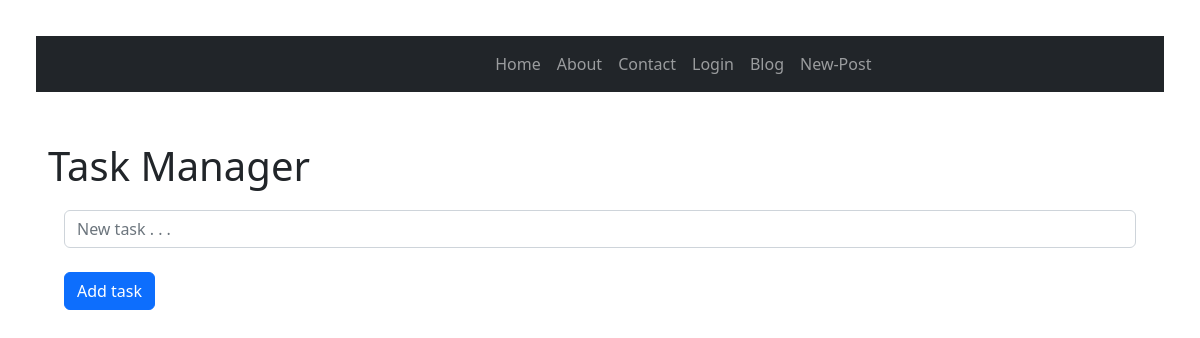
The app's page /, older data.
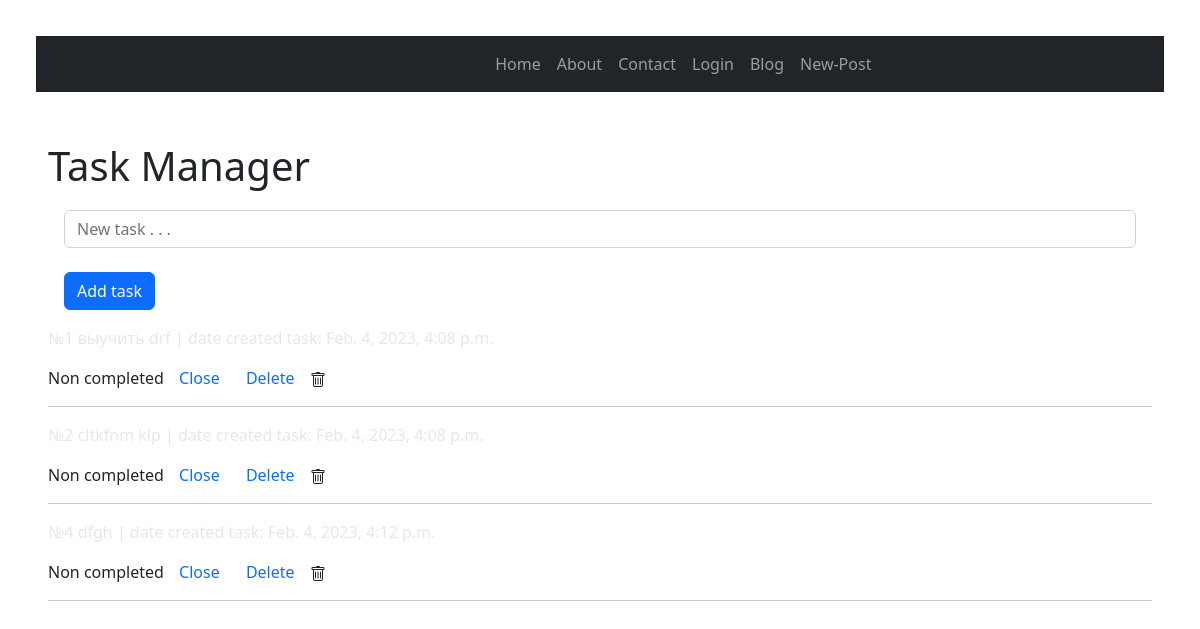
The same page, newer data.
### main/models.py (models this page shows, shortened)
class ToDo(models.Model):
    title = models.CharField('Name to do', max_length=500)
    is_complete = models.BooleanField('Complete', default=False)
    date_created = models.DateTimeField('Date created', default=timezone.now())

### main/views.py (the view)
# urls.py: path('', views.index),
def index(request):
    todos = ToDo.objects.all()
    context = {'todo_list': todos,
               'title': 'Главная страница'}
    return render(request, 'main/index.html',
                  context=context)

### templates/main/index.html (shortened to what this page needs)
{% extends "base.html" %}
{% load static %}
{% block content %}
<div>
<div style="margin-top: 50px;" class="ui container ">
    <h1 class="ui center aligned header">Task Manager</h1>
    <form style="margin-top: 20px;" class="form-inline" action="{% url 'add' %}" method="post">
        <div class="form-group mx-sm-3 mb-2">
            <input class="form-control" type="text" name="title" placeholder="New task . . ."><br>
            <button class="btn btn-primary mb-2" type="submit">Add task</button>
        </div>
    </form>
{% for todo in todo_list %}
<div class="ui segment">
    <p class="ui big header">№{{ todo.id }} {{ todo.title }} | date created task: {{ todo.date_created }}</p>
    {% if todo.is_complete == False %}
        <span class="ui gray label">Non completed</span>
        <a class="ui primary basic button" href="{% url 'update' todo_id=todo.id %}">Close</a>
    {% else %}
        <span class="ui green label">completed</span>
        <a class="ui blue button" href="{% url 'update' todo_id=todo.id %}">Open</a>
    {% endif %}
    <a class="ui negative basic button" href="{% url 'delete' todo_id=todo.id %}">Delete</a>
    <hr/>
</div>
{% endfor %}
</div>
</div>
{% endblock content %}

Row changes from the older to the newer data that the page shows:
added ToDo: id "1", title "выучить drf", date_created "Feb. 4, 2023, 4:08 p.m.", is_complete "Non completed"
added ToDo: id "2", title "cltkfnm klp", date_created "Feb. 4, 2023, 4:08 p.m.", is_complete "Non completed"
added ToDo: id "4", title "dfgh", date_created "Feb. 4, 2023, 4:12 p.m.", is_complete "Non completed"
